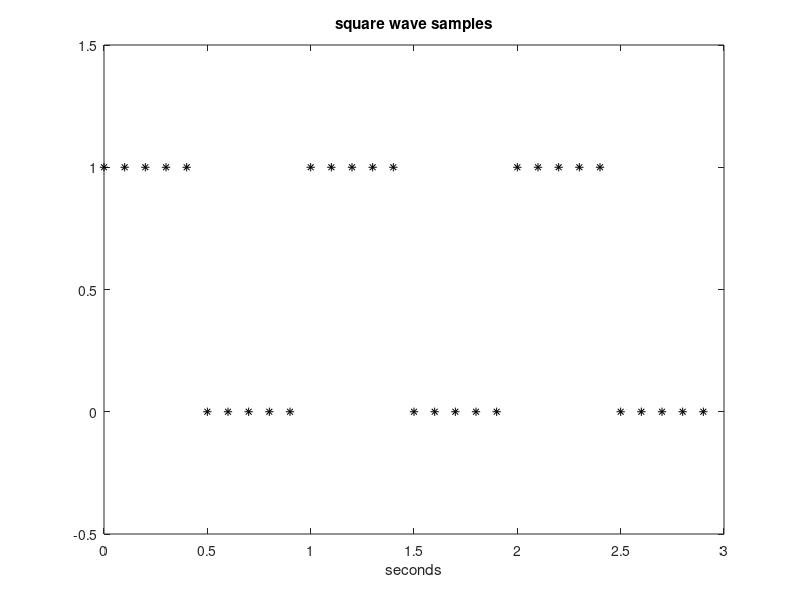

Here is the MATLAB script that generated this plot:
% Square signal 
A=[1,1,1,1,1,0,0,0,0,0,1,1,1,1,1,0,0,0,0,0,1,1,1,1,1,0,0,0,0,0];
fs=10; %sampling frequency in Hz
tiv=1/fs; %time interval between samples;
t=0:tiv:(3-tiv); %time intervals set (30 values)
plot(t,A,'*k'); %plots figure
axis([0 3 -0.5 1.5]);
xlabel('seconds'); title('square wave samples');
